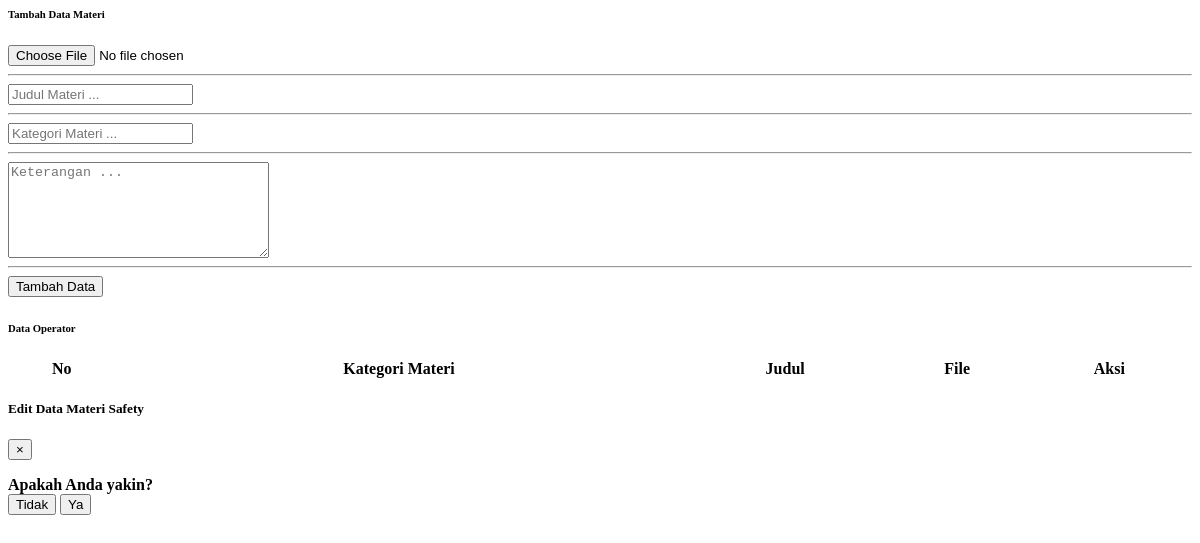
/module/admin/materiTraining/dataMateriSafety.php, run on an earlier commit of the app's database.
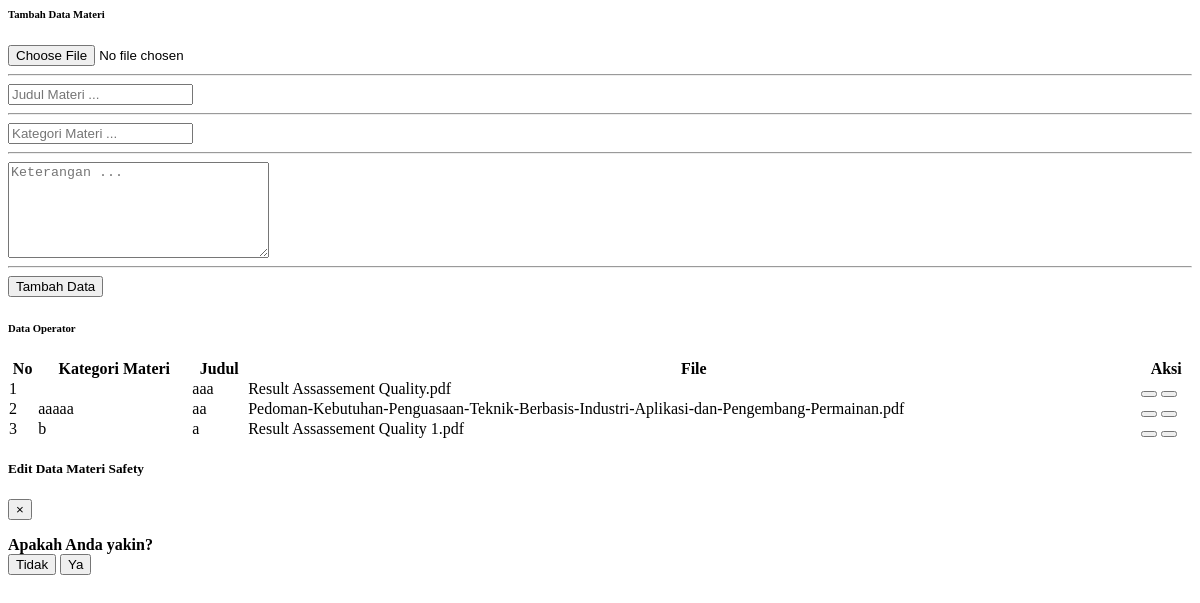
And on a later commit of the database.
### tables this page shows
CREATE TABLE `tabel_materi_safety` (
  `id_materi_safety` int(11) NOT NULL,
  `kategori_materi` varchar(100) NOT NULL,
  `judul_materi` varchar(100) NOT NULL,
  `file_materi` text NOT NULL,
  `keterangan_materi` text NOT NULL,
  `tanggal_upload` date NOT NULL
);

### module/admin/materiTraining/dataMateriSafety.php (the view, shortened to what this page needs)
<?php
  include "../process/proses_adminDataMateriSafety.php";
?>
<body>
<div class="container-fluid" id="dataKaryawan">
    <div class="card shadow mb-4">
        <div class="card-header py-3">
            <h6 class="m-0 font-weight-bold text-primary">Tambah Data Materi</h6>
        </div>
        <div class="card-body">
            <form class="user" action="../process/proses_adminDataMateriSafety.php?module=dataMateriSafety&act=tambah" id="formDataMateriAdmin" method="POST" enctype="multipart/form-data">
                <div class="form-group">
                    <input type="file" class="form-control border-0" id="inputGroupFile02" name="fileMateri">
                </div>
                <hr>
                <div class="form-group">
                    <input type="text" class="form-control border-0" id="judulMateri" name="judulMateri" placeholder="Judul Materi ..." style="width=100%" required>
                </div>
                <hr>
                <div class="form-group">
                    <input type="text" class="form-control border-0" id="kategoriMateri" name="kategoriMateri" placeholder="Kategori Materi ..." style="width=100%" required>
                </div>
                <hr>
                <div class="form-group">
                    <textarea id="keteranganMateri" name="keteranganMateri" cols="30" rows="6" placeholder="Keterangan ..." class="form-control border-0"></textarea>
                </div>
                <hr>
                <div class="form-group">
                    <div class="row">
                        <div class="col-6 text-right d-flex justify-content-end ">
                            <button type="submit" class="btn btn-success btn-icon-split" name="tambahDataMateri" onclick="ValidasiTambahDataMateri();">
                                <span class="text">Tambah Data</span>
                            </button>
                        </div>
                    </div>
                </div>
            </form>
        </div>
    </div>
    <div class="card shadow mb-4">
        <div class="card-header py-3">
            <h6 class="m-0 font-weight-bold text-primary">Data Operator</h6>
        </div>
        <div class="card-body">
            <div class="table-responsive">
                <table class="table table-bordered" id="dataTable" width="100%" cellspacing="0">
                    <thead>
                        <tr class="text-center">
                            <th>No</th>
                            <th>Kategori Materi</th>
                            <th>Judul</th>
                            <th>File</th>
                            <th>Aksi</th>
                        </tr>
                    </thead>
                    <tbody>
                    <?php
                        $queryTampilData = "SELECT * FROM tabel_materi_safety;
                            ";
                        $resultTampilData = mysqli_query($con, $queryTampilData);
                        $index = 1;
                        if(mysqli_num_rows($resultTampilData) > 0){
                            while($rowTampilData = mysqli_fetch_assoc($resultTampilData)){
                    ?>
                        <tr class="text-center" id-materi="<?php echo $rowTampilData["id_materi_safety"] ?>">
                            <td ><?php echo $index; ?></td>
                            <td class="kategoriMateri"><?php echo $rowTampilData["kategori_materi"]; ?></td>
                            <td class="judulMateri"><?php echo $rowTampilData["judul_materi"]; ?></td>
                            <td class="fileMateri"><?php echo $rowTampilData["file_materi"]; ?></td>
                            <td>
                                <button type="button" class="btn btn-primary edit-dataMateri-admin" data-toggle="modal" data-target="#editDataMateriSafetyModal" id_materiSafetyEdit="<?php echo $rowTampilData["id_materi_safety"];?>">
                                </button>
                                <button type="button" class="btn btn-danger hapus-dataMateri-admin" data-toggle="modal" data-target="#hapusDataMateriSafetyModal" id_materiSafetyEdit="<?php echo $rowTampilData["id_materi_safety"];?>">
                                </button>
                            </td>
                        </tr>
                    <?php
                        $index++;
                        }
                    ?>
                    <?php
                    }   else{
                    ?>
                        <!-- <div>
                            <p>Data Operator tidak tersedia</p>
                        </div> -->
                    <?php
                    }
                    ?>
                    </tbody>
                </table>
            </div>
        </div>
    </div>
</div>
<div class="modal fade" id="editDataMateriSafetyModal" tabindex="-1" role="dialog" aria-labelledby="exampleModalLabel" aria-hidden="true">
    <div class="modal-dialog modal-xl" role="document">
      <div class="modal-content">
        <div class="modal-header d-flex justify-content-center bg-operator border-0">
          <h5 class="modal-title text-white w-100 text-center">Edit Data Materi Safety</h5>
          <button type="button" class="close" data-dismiss="modal" aria-label="Close">
            <span aria-hidden="true">&times;</span>
          </button>
        </div>
      </div>
    </div>
  </div>
    <div class="modal fade" id="hapusDataOperatorModal" tabindex="-1" role="dialog" aria-labelledby="exampleModalLabel"
      aria-hidden="true">
      <div class="modal-dialog modal-dialog-centered" role="document">
        <div class="modal-content">
          <form action="../process/proses_adminDataOperator.php?module=dataOperator&act=hapus" method="post">
            <div class="modal-body pt-5 text-center">
              <strong>Apakah Anda yakin?</strong>
            </div>
            <div class="pb-4 pt-4 d-flex justify-content-around">
              <button type="button" class="btn btn-danger mr-4 btn-batal" data-dismiss="modal">Tidak</button>
              <button type="submit" name="hapusDataOperator" class="btn btn-success btn-ok">Ya</button>
            </div>
          </form>
        </div>
      </div>
    </div>
</body>

What changed in the data, as far as the page shows it:
added tabel_materi_safety: judul_materi "aaa", file_materi "Result Assassement Quality.pdf"
added tabel_materi_safety: kategori_materi "aaaaa", judul_materi "aa", file_materi "Pedoman-Kebutuhan-Penguasaan-Teknik-Berbasis-Industri-Aplikasi-dan-Pengembang-Permainan.pdf"
added tabel_materi_safety: kategori_materi "b", judul_materi "a", file_materi "Result Assassement Quality 1.pdf"
